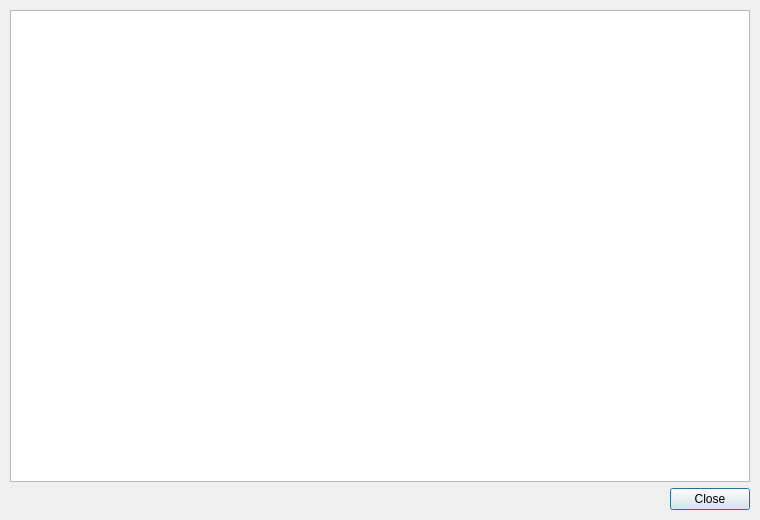
<?xml version="1.0" encoding="UTF-8"?>
<ui version="4.0">
 <class>SongPropertiesDialog</class>
 <widget class="QDialog" name="SongPropertiesDialog">
  <property name="geometry">
   <rect>
    <x>0</x>
    <y>0</y>
    <width>760</width>
    <height>520</height>
   </rect>
  </property>
  <property name="windowTitle">
   <string>Song Properties</string>
  </property>
  <layout class="QVBoxLayout" name="verticalLayout">
   <property name="leftMargin">
    <number>10</number>
   </property>
   <property name="topMargin">
    <number>10</number>
   </property>
   <property name="rightMargin">
    <number>10</number>
   </property>
   <property name="bottomMargin">
    <number>10</number>
   </property>
   <item>
    <widget class="QTableView" name="properties_table"/>
   </item>
   <item>
    <widget class="QDialogButtonBox" name="buttonBox">
     <property name="orientation">
      <enum>Qt::Horizontal</enum>
     </property>
     <property name="standardButtons">
      <set>QDialogButtonBox::Close</set>
     </property>
    </widget>
   </item>
  </layout>
 </widget>
 <resources/>
 <connections>
  <connection>
   <sender>buttonBox</sender>
   <signal>rejected()</signal>
   <receiver>SongPropertiesDialog</receiver>
   <slot>reject()</slot>
   <hints>
    <hint type="sourcelabel">
     <x>466</x>
     <y>490</y>
    </hint>
    <hint type="destinationlabel">
     <x>379</x>
     <y>259</y>
    </hint>
   </hints>
  </connection>
 </connections>
</ui>
